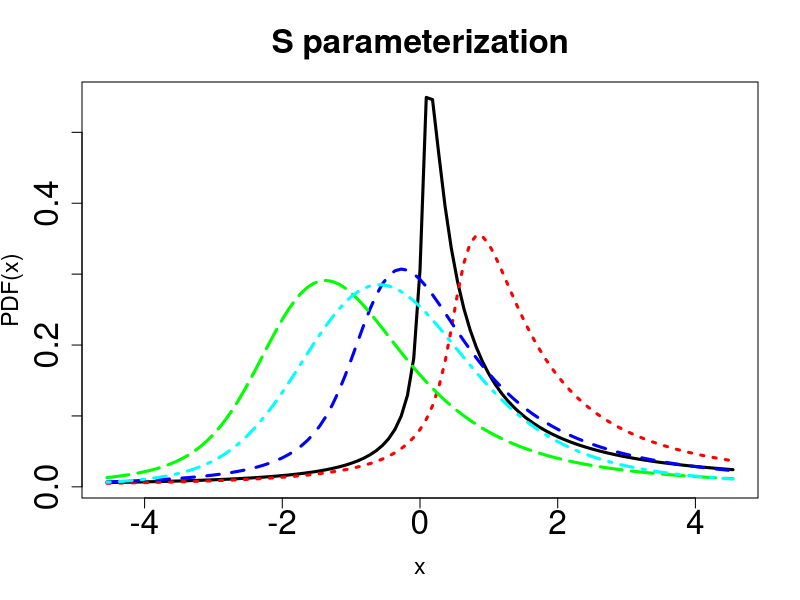

Generate this figure with R: (Note: this script raises an error after producing the figure.)
graphics.off()
rm(list=ls(all=TRUE))
#setwd("C:/...")

#install.packages("fBasics")
#install.packages("stabledist")

library(fBasics)
library(stabledist)
x<-c(-50:50)/11

alpha<-c(0.5,0.75,1,1.25,1.5)
beta<-0.5

# S parameterization
w1<-dstable(x,alpha[1],beta=beta,pm=1)
w2<-dstable(x,alpha[2],beta=beta,pm=1)
w3<-dstable(x,alpha[3],beta=beta,pm=1)
w4<-dstable(x,alpha[4],beta=beta,pm=1)
w5<-dstable(x,alpha[5],beta=beta,pm=1)

plot(x,w1,type="l",main="S parameterization",xlab="x",ylab="PDF(x)",cex.axis=2,cex.lab=1.4,cex.main=2,lwd=3)
lines(x,w2,col="red",lwd=3,lty=3)
lines(x,w3,col="blue",lwd=3,lty=2)
lines(x,w4,col="green",lwd=3,lty=5)
lines(x,w5,col="cyan",lwd=3,lty=4)

##################################

# S0 parameterization
mu2<--beta*tan(0.5*pi*alpha)
mu2[3]=0

w6<-dstable(x,alpha[1],beta=beta,pm=mu2[1])
w7<-dstable(x,alpha[2],beta=beta,pm=mu2[2])
w8<-dstable(x,alpha[3],beta=beta,pm=mu2[3])
w9<-dstable(x,alpha[4],beta=beta,pm=mu2[4])
w10<-dstable(x,alpha[5],beta=beta,pm=mu2[5])
dev.new()
plot(x,w6,type="l",main="S0 parameterization",xlab="x",ylab="PDF(x)",cex.axis=2,cex.lab=1.4,cex.main=2,lwd=3)
lines(x,w7,col="red",lwd=3,lty=3)
lines(x,w8,col="blue",lwd=3,lty=2)
lines(x,w9,col="green",lwd=3,lty=5)
lines(x,w10,col="cyan",lwd=3,lty=4)
